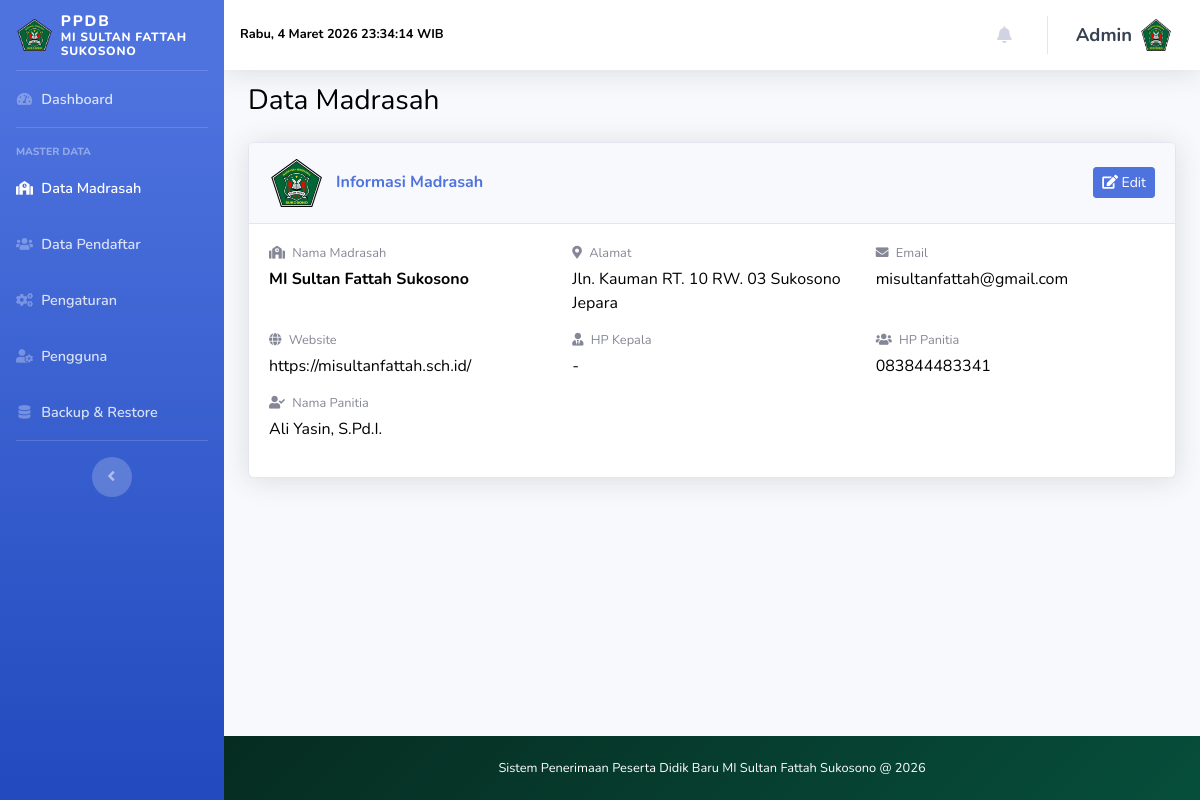
Page /admin/madrasah (signed in) on the committed database.
### tables this page shows
CREATE TABLE `madrasah` (
  `id` int unsigned NOT NULL AUTO_INCREMENT,
  `nama` varchar(150) NOT NULL,
  `alamat` text,
  `email` varchar(100) DEFAULT NULL,
  `website` varchar(100) DEFAULT NULL,
  `hp_kepala` varchar(30) DEFAULT NULL,
  `hp_panitia` varchar(30) DEFAULT NULL,
  `logo` varchar(255) DEFAULT NULL,
  `nama_panitia` varchar(150) DEFAULT NULL,
  PRIMARY KEY (`id`)
);

CREATE TABLE `users` (
  `id` int unsigned NOT NULL AUTO_INCREMENT,
  `foto` varchar(255) DEFAULT NULL,
  `username` varchar(50) NOT NULL,
  `password` varchar(255) NOT NULL,
  `created_at` datetime NOT NULL DEFAULT CURRENT_TIMESTAMP,
  PRIMARY KEY (`id`),
  UNIQUE KEY `username` (`username`)
);

### config.php (called while the page is built, shortened)
<?php
$db_host = 'localhost';
$db_user = 'root';
$db_pass = '';
$db_name = 'ppdb_2026';
$mysqli = new mysqli($db_host, $db_user, $db_pass, $db_name);
$mysqli->set_charset('utf8mb4');
function base_url(string $path = ''): string
{
    $base = rtrim('http://localhost/ppdb_2026', '/');
    return $base . '/' . ltrim($path, '/');
}
function esc($value): string
{
    if (is_scalar($value)) {
        return htmlspecialchars((string)$value, ENT_QUOTES, 'UTF-8');
    }
    return '';
}
function is_logged_in(): bool
{
    return isset($_SESSION['user_id']);
}
function current_user(): ?array
{
    global $mysqli;
    $stmt = $mysqli->prepare('SELECT id, username, foto FROM users WHERE id = ? LIMIT 1');
    $stmt->bind_param('i', $_SESSION['user_id']);
    $stmt->execute();
    $result = $stmt->get_result();
    $cachedUser = $result->fetch_assoc() ?: null;
    return $cachedUser;
}

### admin/pages/madrasah.php (the view, shortened to what this page needs)
<?php
$madrasah = [
    'nama' => 'MI SULTAN FATTAH SUKOSONO',
    'alamat' => '',
    'email' => '',
    'website' => '',
    'hp_kepala' => '',
    'hp_panitia' => '',
    'nama_panitia' => '',
    'logo' => '',
];
if ($result = $mysqli->query('SELECT * FROM madrasah LIMIT 1')) {
    if ($row = $result->fetch_assoc()) {
        $madrasah = $row;
    }
}
?>
<div class="container-fluid">
    <div class="d-sm-flex align-items-center justify-content-between mb-4">
        <h1 class="h3 mb-0 text-gray-800">Data Madrasah</h1>
    </div>
    <div class="row">
        <div class="col-lg-12">
            <div class="card shadow mb-4">
                <div class="card-header py-3 d-flex justify-content-between align-items-center">
                    <div class="d-flex align-items-center">
                        <?php if (!empty($madrasah['logo'])): ?>
                        <img src="<?= esc(base_url('uploads/' . $madrasah['logo'])); ?>" alt="Logo Madrasah"
                            style="height:48px; margin-right:12px;">
                        <?php endif; ?>
                        <h6 class="m-0 font-weight-bold text-primary">Informasi Madrasah</h6>
                    </div>
                    <button class="btn btn-sm btn-primary" data-toggle="modal" data-target="#modalMadrasah">
                        <i class="fas fa-edit"></i> Edit
                    </button>
                </div>
                <div class="card-body">
                    <div class="row">
                        <div class="col-md-4 mb-3">
                            <div class="text-muted small mb-1">
                                <i class="fas fa-school mr-1"></i> Nama Madrasah
                            </div>
                            <div class="font-weight-bold">
                                <?= esc($madrasah['nama']); ?>
                            </div>
                        </div>
                        <div class="col-md-4 mb-3">
                            <div class="text-muted small mb-1">
                                <i class="fas fa-map-marker-alt mr-1"></i> Alamat
                            </div>
                            <div>
                                <?= esc($madrasah['alamat']); ?>
                            </div>
                        </div>
                        <div class="col-md-4 mb-3">
                            <div class="text-muted small mb-1">
                                <i class="fas fa-envelope mr-1"></i> Email
                            </div>
                            <div>
                                <?= esc($madrasah['email']); ?>
                            </div>
                        </div>
                        <div class="col-md-4 mb-3">
                            <div class="text-muted small mb-1">
                                <i class="fas fa-globe mr-1"></i> Website
                            </div>
                            <div>
                                <?= esc($madrasah['website']); ?>
                            </div>
                        </div>
                        <div class="col-md-4 mb-3">
                            <div class="text-muted small mb-1">
                                <i class="fas fa-user-tie mr-1"></i> HP Kepala
                            </div>
                            <div>
                                <?= esc($madrasah['hp_kepala']); ?>
                            </div>
                        </div>
                        <div class="col-md-4 mb-3">
                            <div class="text-muted small mb-1">
                                <i class="fas fa-users mr-1"></i> HP Panitia
                            </div>
                            <div>
                                <?= esc($madrasah['hp_panitia']); ?>
                            </div>
                        </div>
                        <div class="col-md-4 mb-3">
                            <div class="text-muted small mb-1">
                                <i class="fas fa-user-check mr-1"></i> Nama Panitia
                            </div>
                            <div>
                                <?= esc($madrasah['nama_panitia']); ?>
                            </div>
                        </div>
                    </div>
                </div>
            </div>
        </div>
    </div>
</div>

### admin/template/header.php (shortened to what this page needs)
<?php
require_once __DIR__ . '/../../config.php';
$madrasah_logo = '';
if ($result = $mysqli->query('SELECT nama, logo FROM madrasah LIMIT 1')) {
    if ($row = $result->fetch_assoc()) {
        $madrasah_nama = $row['nama'];
        $madrasah_logo = isset($row['logo']) ? (string)$row['logo'] : '';
    }
}
$user = current_user();
?>
<!DOCTYPE html>
<html lang="id">
<head>
    <link href="../assets/vendor/fontawesome-free/css/all.min.css" rel="stylesheet" type="text/css">
    <link href="../assets/css/sb-admin-2.min.css" rel="stylesheet">
    <link href="https://cdn.datatables.net/1.13.6/css/dataTables.bootstrap4.min.css" rel="stylesheet">
    <link href="https://cdn.datatables.net/buttons/2.4.1/css/buttons.bootstrap4.min.css" rel="stylesheet">
    <link href="../assets/css/custom.css" rel="stylesheet">
</head>
<body id="page-top">
    <div id="wrapper">
        <?php include __DIR__ . '/sidebar.php'; ?>
        <div id="content-wrapper" class="d-flex flex-column">
            <div id="content">
                <nav class="navbar navbar-expand navbar-light bg-white topbar topbar-fixed shadow">
                    <div class="d-none d-sm-flex align-items-center mr-auto">
                        <span id="adminClock" class="text-gray-700 small font-weight-bold"></span>
                    </div>
                    <ul class="navbar-nav ml-auto">
                        <li class="nav-item dropdown no-arrow mx-1">
                            <a class="nav-link dropdown-toggle" href="#" id="alertsDropdown" role="button"
                                data-toggle="dropdown" aria-haspopup="true" aria-expanded="false">
                                <i class="fas fa-bell fa-fw"></i>
                            </a>
                        </li>
                        <li class="nav-item dropdown no-arrow">
                            <a class="nav-link dropdown-toggle" href="#" id="userDropdown" role="button"
                                data-toggle="dropdown" aria-haspopup="true" aria-expanded="false">
                                <span
                                    class="mr-2 d-none d-lg-inline topbar-user-name"><?= esc($user['username'] ?? 'Admin'); ?></span>
                                <img class="img-profile"
                                    src="<?= esc(isset($user['foto']) && $user['foto'] !== '' ? base_url('uploads/' . $user['foto']) : 'https://via.placeholder.com/60'); ?>">
                            </a>
                        </li>
                    </ul>
                </nav>

### admin/template/sidebar.php
<?php
$current_page = isset($_GET['page']) ? $_GET['page'] : 'dashboard';
function active_menu(string $page, string $current): string
{
    return $page === $current ? 'active' : '';
}
?>
<ul class="navbar-nav bg-gradient-primary sidebar sidebar-dark accordion" id="accordionSidebar">
    <a class="sidebar-brand d-flex align-items-center justify-content-start" href="<?= base_url('admin/dashboard'); ?>">
        <?php if (!empty($madrasah_logo)): ?>
            <img src="<?= esc(base_url('uploads/' . $madrasah_logo)); ?>" alt="Logo" style="height:32px" class="mr-2">
        <?php else: ?>
            <div class="sidebar-brand-icon rotate-n-15">
                <i class="fas fa-graduation-cap"></i>
            </div>
        <?php endif; ?>
        <?php
        $sidebar_app_name = 'PPDB';
        $madrasah_line_top = $madrasah_nama;
        $madrasah_line_bottom = '';
        if (stripos($madrasah_nama, 'MI SULTAN FATTAH SUKOSONO') !== false) {
            $madrasah_line_top = 'MI SULTAN FATTAH';
            $madrasah_line_bottom = 'SUKOSONO';
        } else {
            $last_space_pos = strrpos($madrasah_nama, ' ');
            if ($last_space_pos !== false) {
                $madrasah_line_top = substr($madrasah_nama, 0, $last_space_pos);
                $madrasah_line_bottom = substr($madrasah_nama, $last_space_pos + 1);
            }
        }
        ?>
        <div class="sidebar-brand-text mx-0 text-left">
            <div class="sidebar-app-name"><?= esc($sidebar_app_name); ?></div>
            <div class="sidebar-school-name"><?= esc($madrasah_line_top); ?></div>
            <?php if ($madrasah_line_bottom !== ''): ?>
                <div class="sidebar-school-name"><?= esc($madrasah_line_bottom); ?></div>
            <?php endif; ?>
        </div>
    </a>
    <hr class="sidebar-divider my-0">
    <li class="nav-item <?= active_menu('dashboard', $current_page); ?>">
        <a class="nav-link" href="<?= base_url('admin/dashboard'); ?>">
            <i class="fas fa-fw fa-tachometer-alt"></i>
            <span>Dashboard</span></a>
    </li>
    <hr class="sidebar-divider">
    <div class="sidebar-heading">
        Master Data
    </div>
    <li class="nav-item <?= active_menu('madrasah', $current_page); ?>">
        <a class="nav-link" href="<?= base_url('admin/madrasah'); ?>">
            <i class="fas fa-fw fa-school"></i>
            <span>Data Madrasah</span></a>
    </li>
    <li class="nav-item <?= active_menu('pendaftar', $current_page); ?>">
        <a class="nav-link" href="<?= base_url('admin/pendaftar'); ?>">
            <i class="fas fa-fw fa-users"></i>
            <span>Data Pendaftar</span></a>
    </li>
    <li class="nav-item <?= active_menu('pengaturan', $current_page); ?>">
        <a class="nav-link" href="<?= base_url('admin/pengaturan'); ?>">
            <i class="fas fa-fw fa-cogs"></i>
            <span>Pengaturan</span></a>
    </li>
    <li class="nav-item <?= active_menu('pengguna', $current_page); ?>">
        <a class="nav-link" href="<?= base_url('admin/pengguna'); ?>">
            <i class="fas fa-fw fa-user-cog"></i>
            <span>Pengguna</span></a>
    </li>
    <li class="nav-item <?= active_menu('backup', $current_page); ?>">
        <a class="nav-link" href="<?= base_url('admin/backup'); ?>">
            <i class="fas fa-fw fa-database"></i>
            <span>Backup &amp; Restore</span></a>
    </li>
    <hr class="sidebar-divider d-none d-md-block">
    <div class="text-center d-none d-md-inline">
        <button class="rounded-circle border-0" id="sidebarToggle"></button>
    </div>
</ul>

### assets/css/custom.css (style rules this page uses)
body { color: #000 !important; }
.text-gray-100, .text-gray-200, .text-gray-300, .text-gray-400, .text-gray-500, .text-gray-600, .text-gray-700, .text-gray-800, .text-gray-900 { color: #000 !important; }
::placeholder { color: #000 !important; opacity: 1; }
.card-header { color: #000 !important; }

### admin/template/header.php (style rules this page uses)
.sidebar-brand-text { font-family: 'Nunito', sans-serif; font-weight: 800; font-size: 0.9rem; line-height: 1.2; text-align: left; margin-left: 0 !important; }
.sidebar-app-name { font-size: 0.95rem; letter-spacing: 0.12em; }
.sidebar-school-name { font-size: 0.75rem; letter-spacing: 0.06em; }
.sidebar .nav-item .nav-link span { font-size: 0.9rem !important; font-weight: 600 !important; }
.topbar-fixed .nav-link { font-size: 1.05rem !important; font-weight: 600 !important; }
.sidebar { position: fixed; top: 0; bottom: 0; left: 0; width: 14rem; overflow-y: auto; z-index: 1040; }
#content-wrapper { margin-left: 14rem; min-height: 100vh; }
.topbar-fixed { position: fixed; top: 0; left: 14rem; right: 0; z-index: 1030; }
#content { padding-top: 5.25rem; }
.topbar-user-name { font-size: 1.15rem !important; font-weight: 700 !important; color: #374151 !important; }
.img-profile { border-radius: 0 !important; }

### rows in the picture
madrasah: logo (picture), nama "MI SULTAN FATTAH", nama "SUKOSONO", nama "MI Sultan Fattah Sukosono", alamat "Jln. Kauman RT. 10 RW. 03 Sukosono Jepara", email "misultanfattah@gmail.com", website "https://misultanfattah.sch.id/", hp_kepala "-", hp_panitia "083844483341", nama_panitia "Ali Yasin, S.Pd.I."
users: username "Admin", foto (picture)

### other values in the picture
$sidebar_app_name "PPDB"
